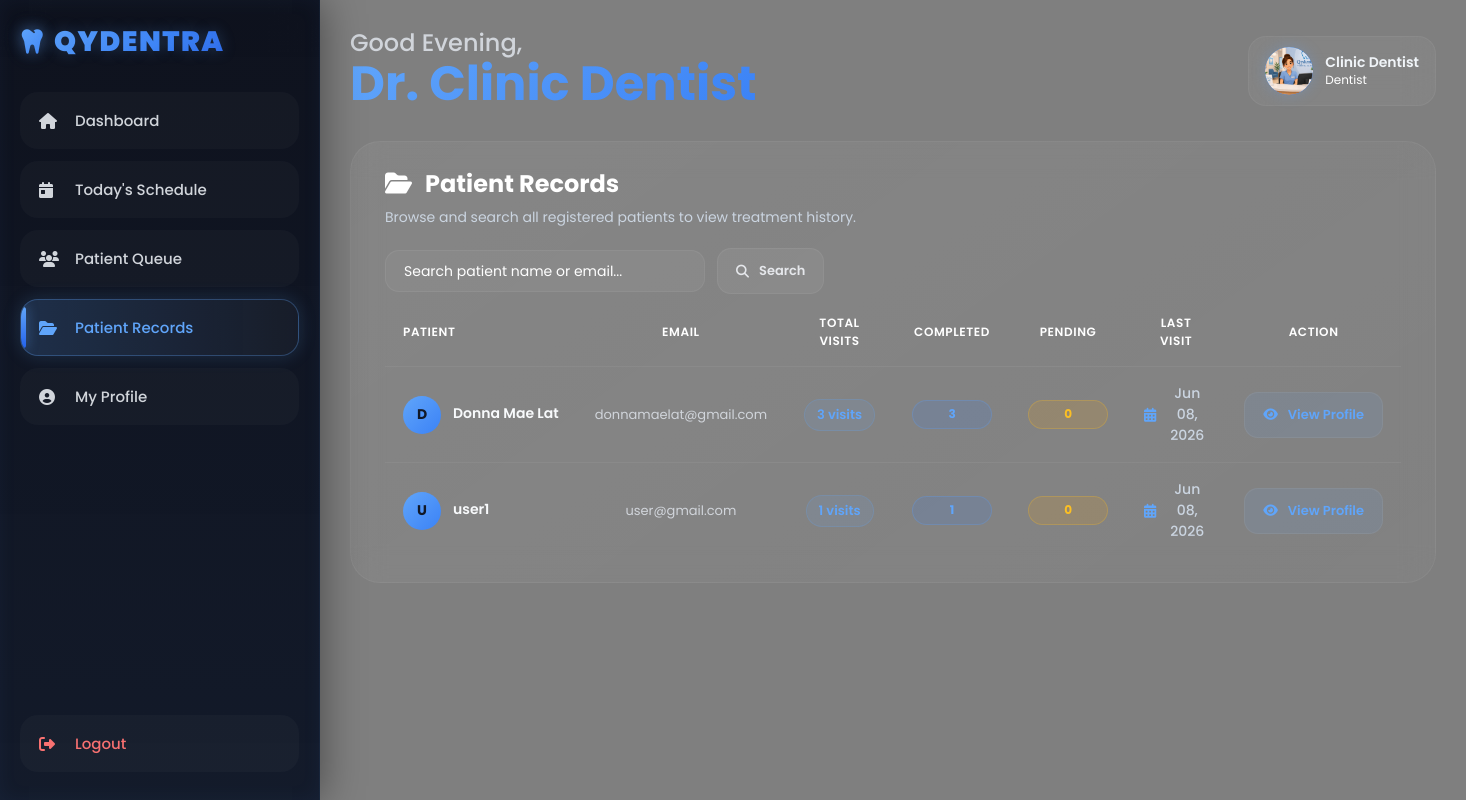
/dentist/records.php (signed in), run on the app's committed database.
### tables this page shows
CREATE TABLE `patients` (
  `patient_id` varchar(10) NOT NULL,
  `full_name` varchar(100) NOT NULL,
  `email` varchar(100) NOT NULL,
  `password` varchar(255) NOT NULL,
  `role` varchar(50) DEFAULT 'patient',
  `profile_photo` text DEFAULT NULL,
  `status` enum('active','inactive') NOT NULL DEFAULT 'active',
  `phone_number` varchar(20) DEFAULT NULL,
  `created_at` timestamp NOT NULL DEFAULT current_timestamp(),
  `medical_history` text DEFAULT NULL,
  `odontogram_data` text DEFAULT NULL,
  PRIMARY KEY (`patient_id`),
  UNIQUE KEY `email` (`email`)
);

### dentist/records.php (the view, shortened to what this page needs)
<?php
include("../includes/auth_check.php");
?>
<?php
$search = isset($_GET['search']) ? mysqli_real_escape_string($conn, trim($_GET['search'])) : '';
$whereSearch = "";
$patients = mysqli_query($conn,"
SELECT u.*,
    COUNT(a.appointment_id) AS total_appointments,
    SUM(CASE WHEN a.status='Completed' THEN 1 ELSE 0 END) AS completed,
    SUM(CASE WHEN a.status='Pending' THEN 1 ELSE 0 END) AS pending,
    MAX(a.appointment_date) AS last_visit
FROM patients u
LEFT JOIN appointments a ON a.patient_id = u.patient_id
WHERE u.role='patient'
$whereSearch
GROUP BY u.patient_id
ORDER BY u.full_name ASC
");
?>
<?php include("../includes/dentist_header.php"); ?>
<body>
<?php include("../includes/dentist_sidebar.php"); ?>
<div class="main">
<?php include("../includes/dentist_topbar.php"); ?>
<div class="table-container hover-glow">
<div class="table-header">
<div>
<h2><i class="fa-solid fa-folder-open" style="color:#ffffff; margin-right:8px;"></i> Patient Records</h2>
<p>Browse and search all registered patients to view treatment history.</p>
</div>
</div>
<div class="appointments-toolbar" style="margin-bottom:0;padding:0 0 20px 0;">
<form method="GET" action="records.php" style="display:flex;gap:12px;align-items:center;flex-wrap:wrap;">
<input type="text" name="search"
value="<?php echo htmlspecialchars($search); ?>"
placeholder="Search patient name or email..."
class="search-box" style="width:320px;">
<button type="submit" class="table-btn">
<i class="fa-solid fa-magnifying-glass"></i> Search
</button>
</form>
</div>
<table>
<thead>
<tr>
    <th>Patient</th>
    <th>Email</th>
    <th>Total Visits</th>
    <th>Completed</th>
    <th>Pending</th>
    <th>Last Visit</th>
    <th>Action</th>
</tr>
</thead>
<tbody>
<?php if(mysqli_num_rows($patients) > 0): ?>
<?php while($row = mysqli_fetch_assoc($patients)): ?>
<tr>
<td>
<div class="patient-cell">
<div class="patient-avatar">
<?php echo strtoupper(substr($row['full_name'],0,1)); ?>
</div>
<div class="patient-info">
<h4><?php echo htmlspecialchars($row['full_name']); ?></h4>
</div>
</div>
</td>
<td class="email-cell"><?php echo htmlspecialchars($row['email']); ?></td>
<td>
<div class="visits-count"><?php echo $row['total_appointments']; ?> visits</div>
</td>
<td>
<div class="status-pill completed"><?php echo $row['completed']; ?></div>
</td>
<td>
<div class="status-pill pending"><?php echo $row['pending']; ?></div>
</td>
<td>
<div class="table-date">
<i class="fa-solid fa-calendar-days"></i>
<?php echo $row['last_visit'] ? date("M d, Y", strtotime($row['last_visit'])) : 'No visits'; ?>
</div>
</td>
<td>
<button class="table-btn" style="background:rgba(96,165,250,0.1); color:#60a5fa;"
onclick="openPatientModal_js(
    '<?php echo addslashes($row['full_name']); ?>',
    '<?php echo addslashes($row['email']); ?>',
    '<?php echo addslashes($row['patient_id']); ?>',
    <?php echo (int)$row['total_appointments']; ?>,
    <?php echo (int)$row['completed']; ?>,
    <?php echo (int)$row['pending']; ?>
)">
<i class="fa-solid fa-eye"></i> View Profile
</button>
</td>
</tr>
<?php endwhile; ?>
<?php else: ?>
<tr>
<td colspan="7" style="text-align:center;padding:30px;">No patients found.</td>
</tr>
<?php endif; ?>
</tbody>
</table>
</div>
</div>
</body>
</html>

### assets/css/dashboard.css (style rules this page uses)
* { margin:0; padding:0; box-sizing:border-box; font-family:'Poppins',sans-serif; }
body { background: linear-gradient(rgba(0, 0, 0, 0.5), rgba(0, 0, 0, 0.5)), url('../img/clinic_backgroun.png'); background-size:cover; background-position:center; background-attachment:fixed; min-height:100vh; display:flex; color:white; overflow-x:hidden; }
.main { margin-left:320px; padding:30px; width:100%; }
.appointments-toolbar { display:flex; justify-content:space-between; align-items:center; gap:20px; margin-bottom:16px; }
.search-box { width:320px; height:42px; padding:0 18px; border-radius:14px; border:1px solid rgba(255,255,255,0.06); background:rgba(255,255,255,0.04); color:white; font-size:14px; outline:none; box-sizing:border-box; transition:0.3s ease; }
.search-box::placeholder { color:#ffffff; }
.table-container { padding:24px 34px; border-radius:30px; background: linear-gradient( 145deg, rgba(255,255,255,0.05), rgba(255,255,255,0.025) ); border:1px solid rgba(255,255,255,0.05); backdrop-filter:blur(16px); margin-top:0px; width:100%; overflow-x:auto; overflow-y:visible; max-width:100%; }
.table-container table { min-width: 100%; white-space: normal; }
.table-header { display:flex; justify-content:space-between; align-items:center; margin-bottom:20px; }
.table-header div { display:flex; flex-direction:column; gap:6px; }
.table-header h2 { font-size:24px; font-weight:700; margin:0; }
.table-header p { font-size:14px; color:#ffffff; line-height:1.5; margin:0; }
.table-btn { display:inline-flex; align-items:center; justify-content:center; gap:10px; padding:12px 18px; border-radius:14px; background:rgba(255,255,255,0.05); border:1px solid rgba(255,255,255,0.06); color:#e5e7eb; font-size:13px; font-weight:600; cursor:pointer; text-decoration:none; white-space:nowrap; transition:0.3s ease; }
.table-btn i { font-size:13px; color:inherit; }
table { width:100%; border-collapse:separate; border-spacing:0; table-layout:auto; }
table th, table td { width:auto; }
table th { padding:0 20px 18px; font-size:12px; font-weight:600; letter-spacing:0.6px; text-transform:uppercase; color:#ffffff; vertical-align:middle; }
table td { padding:24px 20px; font-size:14px; vertical-align:middle; border-top:1px solid rgba(255,255,255,0.05); }
table th:nth-child(1) { text-align:center; }
table td:nth-child(1) { text-align:left; }
table th:nth-child(2), table td:nth-child(2), table th:nth-child(3), table td:nth-child(3), table th:nth-child(4), table td:nth-child(4), table th:nth-child(5), table td:nth-child(5) { text-align:center; }
table tr { transition:0.3s ease; }
.table-date { display:flex; align-items:center; justify-content:center; gap:10px; color:#d1d5db; font-weight:500; }
.table-date i { color:#60A5FA; font-size:14px; }
.status-pill { display:inline-flex; align-items:center; justify-content:center; gap:8px; padding:6px 14px; border-radius:999px; font-size:12px; font-weight:700; white-space:nowrap; min-width:90px; width:auto; height:auto; line-height:1.4; }
.status-pill.completed { background:rgba(59,130,246,0.15); border:1px solid rgba(96,165,250,0.25); color:#60a5fa; }
.status-pill.pending { background:rgba(245,158,11,0.15); border:1px solid rgba(251,191,36,0.25); color:#fbbf24; }
table th:last-child, table td:last-child { text-align:center; vertical-align:middle; }
.appointments-toolbar { display: flex; justify-content: space-between; align-items: flex-start; gap: 16px; flex-wrap: wrap; margin-bottom: 16px; width: 100%; }

### data on the page
patients: full_name "D", full_name "Donna Mae Lat", email "donnamaelat@gmail.com", total_appointments "3", completed "3", pending "0", last_visit "Jun 08, 2026"
patients: full_name "U", full_name "user1", email "user@gmail.com", total_appointments "1", completed "1", pending "0", last_visit "Jun 08, 2026"

### other printed values
$greeting "Good Evening"
$name "Clinic Dentist"
